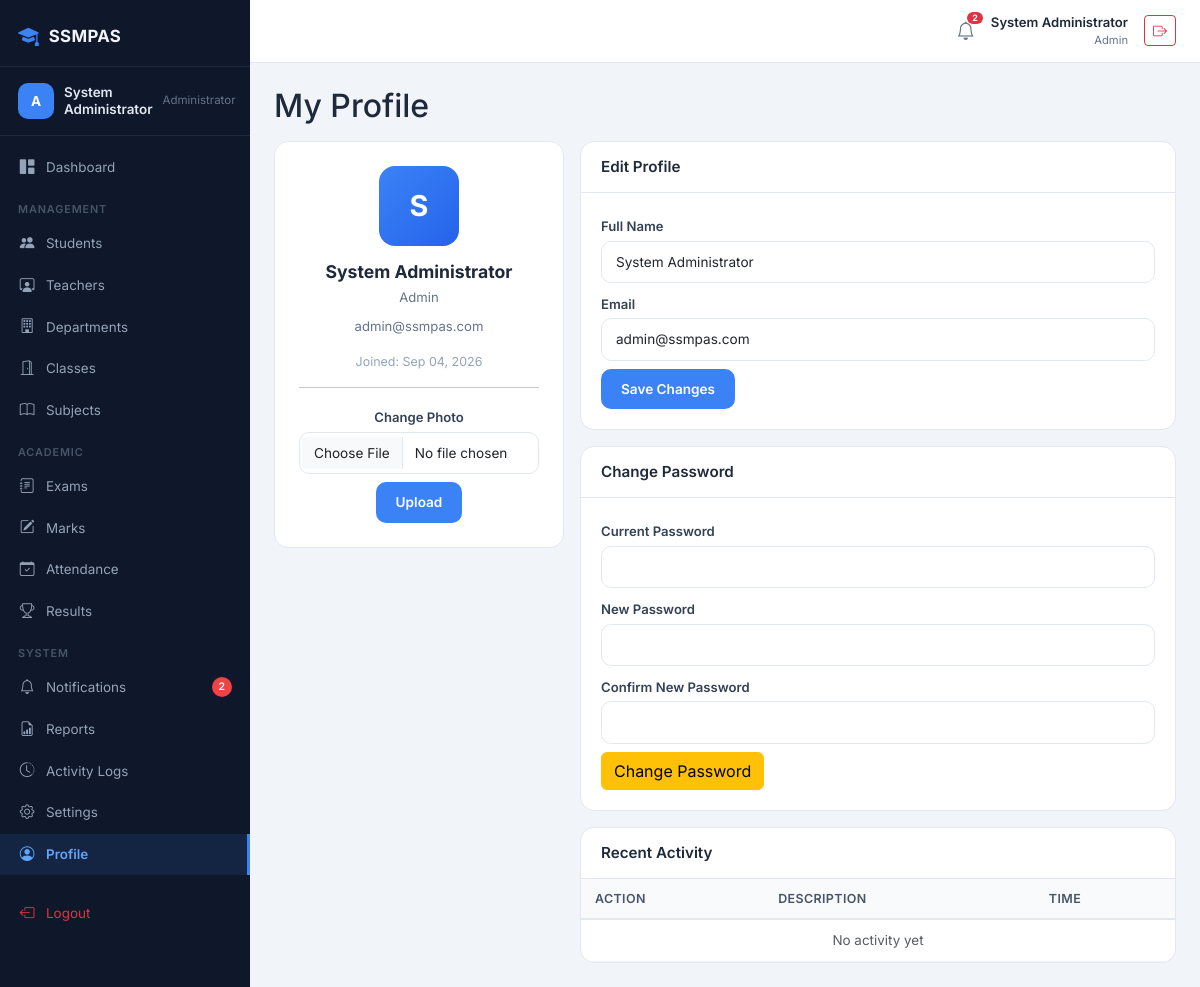
Screenshot of /admin/profile.php (signed in) with the database file from the repository.
### tables this page shows
CREATE TABLE `users` (
    `id` INT AUTO_INCREMENT PRIMARY KEY,
    `name` VARCHAR(100) NOT NULL,
    `email` VARCHAR(150) NOT NULL,
    `password` VARCHAR(255) NOT NULL,
    `role` ENUM('admin', 'teacher', 'student') NOT NULL DEFAULT 'student',
    `profile_photo` VARCHAR(255) DEFAULT NULL,
    `is_active` TINYINT(1) NOT NULL DEFAULT 1,
    `last_login` DATETIME DEFAULT NULL,
    `created_at` TIMESTAMP DEFAULT CURRENT_TIMESTAMP,
    `updated_at` TIMESTAMP DEFAULT CURRENT_TIMESTAMP ON UPDATE CURRENT_TIMESTAMP,
    UNIQUE KEY `uk_email` (`email`),
    INDEX `idx_role` (`role`),
    INDEX `idx_is_active` (`is_active`)
);

### includes/helpers.php (called while the page is built, shortened)
<?php
function e($string) {
    return htmlspecialchars($string ?? '', ENT_QUOTES, 'UTF-8');
}

### admin/profile.php (the view, shortened to what this page needs)
<?php
include "../config/db.php";
include "../includes/helpers.php";
$user = $conn->prepare("SELECT * FROM users WHERE id=?");
$user->execute([$_SESSION['user_id']]);
$user = $user->fetch();
$initials = strtoupper(substr($user['name'],0,1));
$recent_logs = $conn->prepare("SELECT * FROM activity_logs WHERE user_id=? ORDER BY created_at DESC LIMIT 5");
$recent_logs->execute([$_SESSION['user_id']]);
$recent_logs = $recent_logs->fetchAll();
include "../includes/header.php";
include "../includes/sidebar_admin.php";
include "../includes/topbar.php";
?>
<div class="layout"><div class="main-content"><div class="content">
<h2 class="mb-3">My Profile</h2>
<div class="row g-3">
    <div class="col-md-4">
        <div class="panel">
            <div class="panel-body profile-card">
                <?php if($user['profile_photo']): ?>
                <img src="../uploads/<?= e($user['profile_photo']) ?>" alt="Profile" class="rounded-circle mb-2" style="width:80px;height:80px;object-fit:cover">
                <?php else: ?>
                <div class="profile-avatar"><?= $initials ?></div>
                <?php endif; ?>
                <div class="profile-name"><?= e($user['name']) ?></div>
                <div class="profile-role"><?= e(ucfirst($user['role'])) ?></div>
                <p class="mt-2" style="font-size:.82rem;color:#64748b"><?= e($user['email']) ?></p>
                <p style="font-size:.78rem;color:#94a3b8">Joined: <?= date('M d, Y', strtotime($user['created_at'])) ?></p>
                <hr>
                <form method="POST" enctype="multipart/form-data">
                    <label class="form-label" style="font-size:.82rem">Change Photo</label>
                    <input type="file" name="profile_photo" class="form-control mb-2" accept="image/jpeg,image/png,image/webp">
                    <button type="submit" class="btn btn-sm btn-primary-blue">Upload</button>
                </form>
            </div>
        </div>
    </div>
    <div class="col-md-8">
        <div class="panel mb-3">
            <div class="panel-header"><h3>Edit Profile</h3></div>
            <div class="panel-body">
            <form method="POST">
                <div class="mb-2"><label class="form-label">Full Name</label><input type="text" name="name" class="form-control" value="<?= e($user['name']) ?>" required></div>
                <div class="mb-2"><label class="form-label">Email</label><input type="email" name="email" class="form-control" value="<?= e($user['email']) ?>" required></div>
                <button type="submit" class="btn btn-primary-blue">Save Changes</button>
            </form>
            </div>
        </div>
        <div class="panel mb-3">
            <div class="panel-header"><h3>Change Password</h3></div>
            <div class="panel-body">
            <form method="POST">
                <div class="mb-2"><label class="form-label">Current Password</label><input type="password" name="old_password" class="form-control" required></div>
                <div class="mb-2"><label class="form-label">New Password</label><input type="password" name="new_password" class="form-control" required></div>
                <div class="mb-2"><label class="form-label">Confirm New Password</label><input type="password" name="confirm_password" class="form-control" required></div>
                <button type="submit" class="btn btn-warning">Change Password</button>
            </form>
            </div>
        </div>
        <div class="panel">
            <div class="panel-header"><h3>Recent Activity</h3></div>
            <div class="panel-body p-0">
                <table class="data-table"><thead><tr><th>Action</th><th>Description</th><th>Time</th></tr></thead><tbody>
                <?php foreach($recent_logs as $log): ?>
                <tr><td><?= e($log['action']) ?></td><td><?= e($log['description']) ?></td><td><?= time_ago($log['created_at']) ?></td></tr>
                <?php endforeach; if(!$recent_logs): ?><tr><td colspan="3" class="text-center text-muted">No activity yet</td></tr><?php endif; ?>
                </tbody></table>
            </div>
        </div>
    </div>
</div>
</div></div></div>

### assets/css/dashboard.css (style rules this page uses)
*,*::before,*::after { box-sizing:border-box;margin:0;padding:0 }
html { scroll-behavior:smooth }
body { font-family:'Inter','Segoe UI',sans-serif;background:#f1f5f9;color:#1e293b;line-height:1.55;overflow-x:hidden }
.layout { display:flex;min-height:100vh }
.main-content { flex:1;margin-left:250px;padding:0;display:flex;flex-direction:column;min-height:100vh }
.content { padding:24px;flex:1 }
.panel { background:#fff;border:1px solid #e2e8f0;border-radius:14px;overflow:hidden }
.panel-header { padding:16px 20px;border-bottom:1px solid #e2e8f0;display:flex;align-items:center;justify-content:space-between;flex-wrap:wrap;gap:8px }
.panel-header h2,.panel-header h3 { font-size:.95rem;font-weight:600;margin:0 }
.panel-body { padding:20px }
.data-table { width:100%;border-collapse:collapse;font-size:.84rem }
.data-table thead th { background:#f8fafc;border-bottom:2px solid #e2e8f0;padding:10px 14px;text-align:left;font-weight:600;color:#475569;font-size:.78rem;text-transform:uppercase;letter-spacing:.03em;white-space:nowrap }
.data-table tbody td { padding:10px 14px;border-bottom:1px solid #f1f5f9;color:#334155;vertical-align:middle }
.form-label { font-size:.82rem;font-weight:600;color:#334155;margin-bottom:4px }
.form-control,.form-select { border:1.5px solid #e2e8f0;border-radius:10px;padding:10px 14px;font-size:.85rem;transition:.2s }
.btn-primary-blue { background:#3b82f6;color:#fff;border:none;border-radius:10px;padding:10px 20px;font-size:.85rem;font-weight:600;transition:.2s }
.profile-card { text-align:center;padding:24px }
.profile-avatar { width:80px;height:80px;border-radius:16px;background:linear-gradient(135deg,#3b82f6,#2563eb);display:inline-flex;align-items:center;justify-content:center;color:#fff;font-size:1.8rem;font-weight:700;margin-bottom:12px }
.profile-name { font-size:1.1rem;font-weight:700;margin-bottom:2px }
.profile-role { font-size:.82rem;color:#64748b;text-transform:capitalize }

### rows the page displays
users: name "S", name "System Administrator", role "Admin", email "admin@ssmpas.com", created_at "Sep 04, 2026"

### other values shown
$_SESSION['name'] "System Administrator"
$noti_count "2"
$_SESSION['role'] "Admin"
